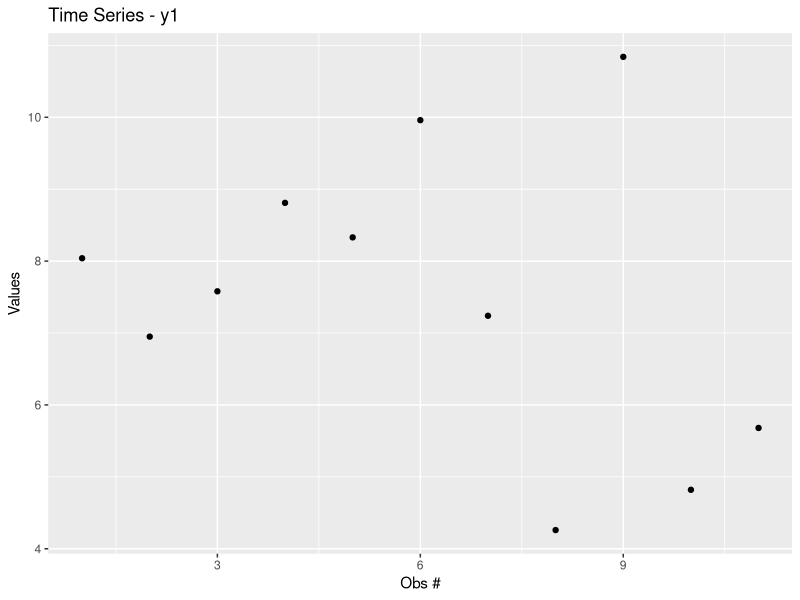
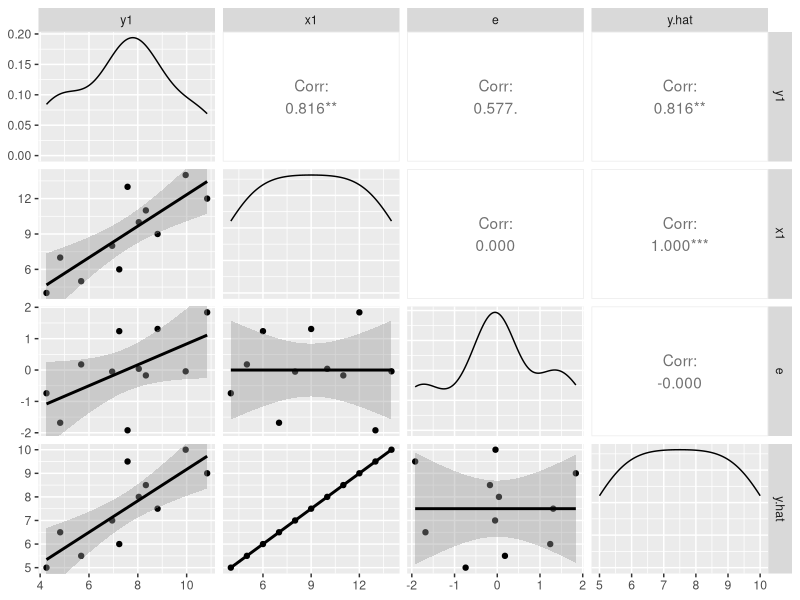

R code for these plots, in order: (Note: this script raises an error after producing the figures.)
## ---- chunk 1
data(anscombe)
my.data <- anscombe[,c("y1","x1")]
summary(my.data)
## ---- chunk 2
fit1 <- lm(y1~x1, data=my.data)
fit1 
summary(fit1)

fit2 <- update(fit1, scale(y1)~scale(x1))
summary(fit2)

## ---- chunk 3
library(ggplot2)

my.data$e <- residuals(fit1)
my.data$y.hat <- fitted(fit1)

qplot(1:nrow(my.data), y1, data=my.data, main="Time Series - y1", xlab="Obs #", ylab="Values")


## ---- chunk 4
library(xtable)

my.cor <- cor(my.data)
print(xtable(my.cor), type="html")

## ---- chunk 5
library(GGally)

ggpairs(my.data, lower=list(continuous="smooth"))


## ---- chunk 6
fit1 <- lm(y~x1+x2)
update(fit1, scale(y)~scacle(x1)+scale(x2))
